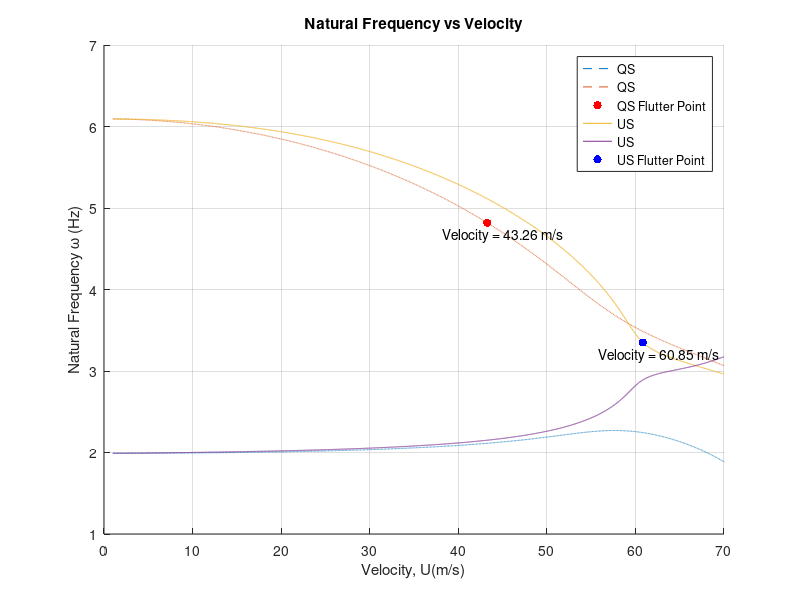
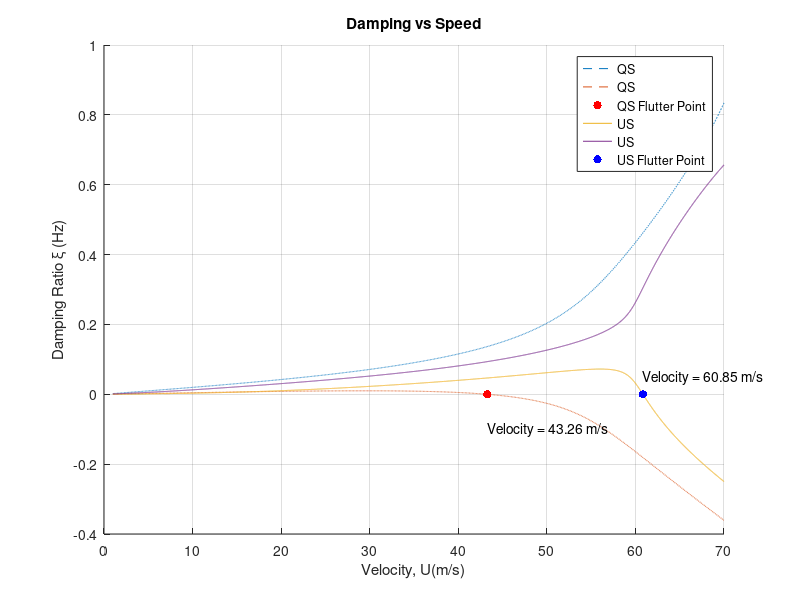

Write the MATLAB code that produced these figures, in order.
clc
clear all

% Variables
MATERIAL_RHO = 2000;
AIR_RHO = 1.225;
c = 0.5;
b = c/2;
t = 0.02;
Xf = 0.45 * c;
LENGTH = 2.0;
MASS = MATERIAL_RHO * t * c * LENGTH;
Wh = 2 * 2 * pi;
Wa = 6 * 2 * pi;

a = Xf - b;
e = (Xf/c) - 0.25;

S = -MASS * a;
I_a = ((1/12)*MASS*c^2)+(MASS*a^2);

Kh = MASS*(Wh^2);
Ka = I_a*(Wa^2);

% Forming Matrix A, B, C, D , E, F
A = [ MASS S;
      S I_a ];

B = pi * (b^2) * [
      1 (b - Xf);
      (b - Xf) (((b-Xf)^2)+((b^2)/8)) ];

C = zeros(2);

D = pi * c * [ 
      1 (((3*c/4)-Xf)+c/4);
      (-e*c) ((b-Xf)^2+((3*c/4)-Xf)*(c/4)) ];

E = [ Kh 0;
      0 Ka ];

F = pi* c * [ 
      0 1;
      0 (-e*c) ];

U = linspace(1, 70, 7000);
QS_freq = zeros(70, 2);
QS_damp = zeros(70, 2);
I = eye(2);
ZEROS = zeros(2);

QS_flutter = 0;
stopper = 0;
idx = 0;

for i=1:length(U)
  
    M = A + AIR_RHO * B;
    H = C + AIR_RHO * U(i) * D;
    K = E + AIR_RHO * (U(i)^2) * F;

    
    Q = [ I ZEROS; ZEROS M ] \ [ ZEROS I; -K -H ];
    [vector, value] = eig(Q);
    sorted_value = sort(diag(value));
    
    QS_freq(i, 1) = abs(sorted_value(1)) / (2*pi); 
    QS_freq(i, 2) = abs(sorted_value(3)) / (2*pi);
    
    QS_damp(i, 1) = -real(sorted_value(1)) / abs(sorted_value(1));
    QS_damp(i, 2) = -real(sorted_value(3)) / abs(sorted_value(3));
    
    if(QS_damp(i, 2) < 0 && stopper == 0)
        QS_flutter = U(i);
        idx = i;
        stopper = stopper + 1;
    end

end


% Unsteady Aerodynamics
sai_1 = 0.165;
sai_2 = 0.335;
epsilon_1 = 0.0455;
epsilon_2 = 0.30;

US_freq = zeros(70, 2);
US_damp = zeros(70, 2);

US_flutter = 0;
US_stopper = 0;
US_idx = 0;

for j = 1:length(U)
    
    phi_0 = 0.5; % slide 29
    phi_d_0 = (epsilon_1 * U(j) * sai_1)/b + (epsilon_2 * U(j) * sai_2)/b;
    
    M = [
        MASS + AIR_RHO*pi*(b^2), S - AIR_RHO*pi*(b^2)*(Xf-b);
        S - AIR_RHO*pi*(b^2)*(Xf-b),  I_a + AIR_RHO*pi*(b^2)*((Xf-b)^2 + b^2/8)
    ];

    C = AIR_RHO*pi*U(j)*c*[
        phi_0,  c/4 + phi_0 * (3*c/4 - Xf);
        -e*c*phi_0,  (3*c/4 - Xf)*(c/4 - e*c*phi_0);
    ];

    K = [
        Kh + AIR_RHO*pi*U(j)*c*phi_d_0,  AIR_RHO*pi*U(j)*c*(U(j)*phi_0 + (3*c/4 - Xf)*phi_d_0);
        -AIR_RHO*pi*U(j)*e*(c^2)*phi_d_0,  Ka - AIR_RHO*pi*U(j)*e*(c^2)*(U(j)*phi_0 + (3*c/4 - Xf) * phi_d_0)
    ];
    
    W = 2*AIR_RHO*pi*(U(j)^3)*[
        -sai_1*(epsilon_1^2)/b, -sai_2*(epsilon_2^2)/b,  sai_1*epsilon_1*(1-epsilon_1*(1-2*e)),  sai_2*epsilon_2*(1-epsilon_2*(1-2*e));
        e*c*sai_1*(epsilon_1^2)/b, e*c*sai_2*(epsilon_2^2)/b,  -e*c*sai_1*epsilon_1*(1-epsilon_1*(1-2*e)), -e*c*sai_2*epsilon_2*(1-epsilon_2*(1-2*e))
    ];
        
    B = [1 0; 1 0; 0 1; 0 1];
    
    G = [
        -epsilon_1*U(j)/b 0 0 0;
        0 -epsilon_2*U(j)/b 0 0;
        0 0 -epsilon_1*U(j)/b 0;
        0 0 0 -epsilon_2*U(j)/b;
    ];
    
    Q = [
        (-inv(M)*C), (-inv(M)*K), (-inv(M)*W);
        eye(2), zeros(2), zeros(2,4);
        zeros(4,2), B, G  
    ];

    [vector, value] = eig(Q);
    sorted_value = value(imag(value)~=0);
        
    US_freq(j, 1) = abs(sorted_value(1)) / (2*pi); 
    US_freq(j, 2) = abs(sorted_value(3)) / (2*pi);
    
    US_damp(j, 1) = -real(sorted_value(1)) / abs(sorted_value(1));
    US_damp(j, 2) = -real(sorted_value(3)) / abs(sorted_value(3));
    
    if(US_damp(j, 1) < 0 && US_stopper == 0)
        US_flutter = U(j);
        US_idx = j;
        US_stopper = US_stopper + 1;
    end
    
end


figure
title('Natural Frequency vs Velocity')
ylabel('Natural Frequency \omega (Hz)')
xlabel('Velocity, U(m/s)')
grid on
hold on 
plot(U, QS_freq(:, 1), '--')
plot(U, QS_freq(:, 2), '--')
plot(QS_flutter, QS_freq(idx, 2), 'r.', 'MarkerSize', 18)
plot(U, US_freq(:, 1))
plot(U, US_freq(:, 2))
plot(US_flutter, US_freq(US_idx, 1), 'b.', 'MarkerSize', 18)
legend('QS', 'QS', 'QS Flutter Point', 'US', 'US', 'US Flutter Point')
text(QS_flutter-5, QS_freq(idx,2)-0.15, sprintf('Velocity = %.2f m/s', QS_flutter))
text(US_flutter-5, US_freq(US_idx,1)-0.15, sprintf('Velocity = %.2f m/s', US_flutter))


figure
title('Damping Ratio vs Speed')
ylabel('Damping Ratio \xi (Hz)')
xlabel('Velocity, U(m/s)')
grid on
hold on
title('Damping vs Speed')
plot(U, QS_damp(:, 1), '--')
plot(U, QS_damp(:, 2), '--')
plot(QS_flutter, QS_damp(idx, 2), 'r.', 'MarkerSize', 18)
plot(U, US_damp(:, 1))
plot(U, US_damp(:, 2))
plot(US_flutter, US_damp(US_idx, 1), 'b.', 'MarkerSize', 18)
legend('QS', 'QS', 'QS Flutter Point', 'US', 'US', 'US Flutter Point')
text(QS_flutter, QS_damp(idx,2)-0.10, sprintf('Velocity = %.2f m/s', QS_flutter))
text(US_flutter, US_damp(US_idx,1)+0.05, sprintf('Velocity = %.2f m/s', US_flutter))


